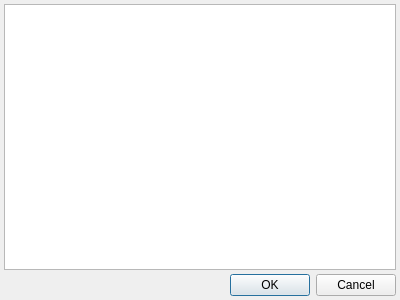
<?xml version="1.0" encoding="UTF-8"?>
<ui version="4.0">
 <class>NomenclatureFillMNNDialog</class>
 <widget class="QDialog" name="NomenclatureFillMNNDialog">
  <property name="geometry">
   <rect>
    <x>0</x>
    <y>0</y>
    <width>400</width>
    <height>300</height>
   </rect>
  </property>
  <property name="windowTitle">
   <string>Выберите значение МНН</string>
  </property>
  <layout class="QGridLayout" name="gridLayout">
   <property name="margin">
    <number>4</number>
   </property>
   <property name="spacing">
    <number>4</number>
   </property>
   <item row="0" column="0">
    <widget class="CTableView" name="tblSelectedValueMNN"/>
   </item>
   <item row="1" column="0">
    <widget class="QDialogButtonBox" name="buttonBox">
     <property name="orientation">
      <enum>Qt::Horizontal</enum>
     </property>
     <property name="standardButtons">
      <set>QDialogButtonBox::Cancel|QDialogButtonBox::Ok</set>
     </property>
    </widget>
   </item>
  </layout>
 </widget>
 <customwidgets>
  <customwidget>
   <class>CTableView</class>
   <extends>QTableView</extends>
   <header>library/TableView.h</header>
  </customwidget>
 </customwidgets>
 <resources/>
 <connections>
  <connection>
   <sender>buttonBox</sender>
   <signal>accepted()</signal>
   <receiver>NomenclatureFillMNNDialog</receiver>
   <slot>accept()</slot>
   <hints>
    <hint type="sourcelabel">
     <x>248</x>
     <y>254</y>
    </hint>
    <hint type="destinationlabel">
     <x>157</x>
     <y>274</y>
    </hint>
   </hints>
  </connection>
  <connection>
   <sender>buttonBox</sender>
   <signal>rejected()</signal>
   <receiver>NomenclatureFillMNNDialog</receiver>
   <slot>reject()</slot>
   <hints>
    <hint type="sourcelabel">
     <x>316</x>
     <y>260</y>
    </hint>
    <hint type="destinationlabel">
     <x>286</x>
     <y>274</y>
    </hint>
   </hints>
  </connection>
 </connections>
</ui>
